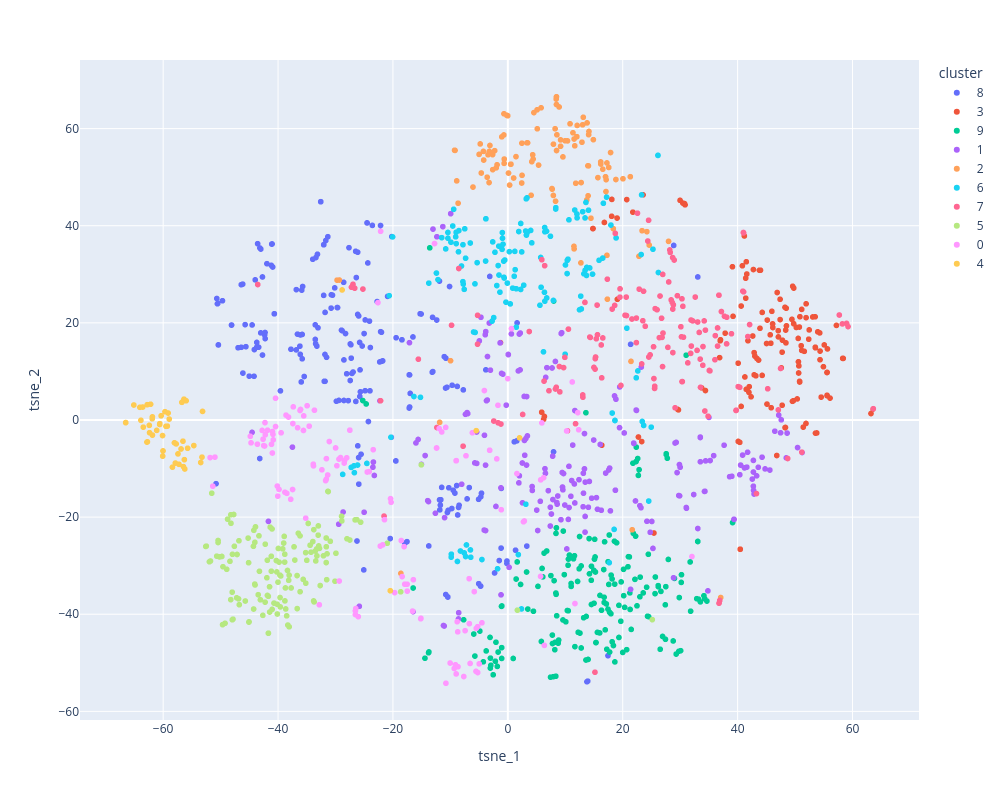

The notebook cell this image was saved under:
### Markdown cell above
Visualizamos

### Code cell
import plotly.express as px

px.scatter(
    df, 
    x="tsne_1", 
    y="tsne_2", 
    color="cluster",
    hover_data={
        "title": True,
        "tsne_1": False, 
        "tsne_2": False, 
        "max_salary": False,
    },
    width=1000, 
    height=800
)

### Figure 1 — Plotly figure (JSON) as saved in the notebook; plotly's stock layout.template omitted (floating-point values rounded to 4 significant figures; data arrays with more than 128 entries replaced by an {"elided": "..."} marker saying what was removed)
{"data": [{"customdata": {"elided": "211x2 mixed values"}, "hovertemplate": "cluster=8<br>title=%{customdata[0]}<extra></extra>", "legendgroup": "8", "marker": {"color": "#636efa", "symbol": "circle"}, "mode": "markers", "name": "8", "showlegend": true, "type": "scattergl", "x": {"elided": "211 float values"}, "xaxis": "x", "y": {"elided": "211 float values"}, "yaxis": "y"}, {"customdata": {"elided": "140x2 mixed values"}, "hovertemplate": "cluster=3<br>title=%{customdata[0]}<extra></extra>", "legendgroup": "3", "marker": {"color": "#EF553B", "symbol": "circle"}, "mode": "markers", "name": "3", "showlegend": true, "type": "scattergl", "x": {"elided": "140 float values"}, "xaxis": "x", "y": {"elided": "140 float values"}, "yaxis": "y"}, {"customdata": {"elided": "187x2 mixed values"}, "hovertemplate": "cluster=9<br>title=%{customdata[0]}<extra></extra>", "legendgroup": "9", "marker": {"color": "#00cc96", "symbol": "circle"}, "mode": "markers", "name": "9", "showlegend": true, "type": "scattergl", "x": {"elided": "187 float values"}, "xaxis": "x", "y": {"elided": "187 float values"}, "yaxis": "y"}, {"customdata": {"elided": "208x2 mixed values"}, "hovertemplate": "cluster=1<br>title=%{customdata[0]}<extra></extra>", "legendgroup": "1", "marker": {"color": "#ab63fa", "symbol": "circle"}, "mode": "markers", "name": "1", "showlegend": true, "type": "scattergl", "x": {"elided": "208 float values"}, "xaxis": "x", "y": {"elided": "208 float values"}, "yaxis": "y"}, {"customdata": {"elided": "116x2 mixed values"}, "hovertemplate": "cluster=2<br>title=%{customdata[0]}<extra></extra>", "legendgroup": "2", "marker": {"color": "#FFA15A", "symbol": "circle"}, "mode": "markers", "name": "2", "showlegend": true, "type": "scattergl", "x": [16.53, -0.01415, -3.215, 4.054, 14.07, 12.07, 17.11, 12.02, 2.416, -4.806, -0.6257, -4.254, 12.91, 4.168, 21.65, 4.404, 7.68, 11.51, 13.02, 17.25, 7.939, -3.271, 14.03, 5.349, 11.34, 21.32, 22.83, -9.276, 8.229, 13.13, 5.787, 9.594, -29.34, 12.76, 12.72, 13.94, 13.75, 14.89, 11.82, 3.44, -4.624, 2.47, 5.089, 11.53, 13.79, 20.04, 2.445, -18.62, 4.54, 9.177, 17.25, 21.44, 37.05, 7.724, -9.978, -9.193, 11.53, -1.053, 9.184, -0.6488, -2.632, -0.1958, -2.029, -2.29, -29.73, 16.18, 9.978, -3.598, -1.877, 8.466, 8.926, 10.83, 27.97, 16.16, 1.422, 8.478, 14.46, 24.2, 0.5449, 8.301, -5.002, 8.543, -3.448, 5.127, 15.68, 17.88, -11.87, 3.347, 18.36, 13.97, -0.6894, 17.33, 0.1174, -0.6729, 0.303, 14.13, 24.6, 8.466, 17.08, -8.899, 1.005, 10.38, 0.493, 17.0, 11.65, -4.204, 7.926, -8.659, 17.56, -3.117, -6.065, -2.656, 4.326, 23.37, 8.409, 18.81], "xaxis": "x", "y": [51.63, 62.65, 55.29, 46.27, 58.75, 60.65, 49.49, 58.33, 48.8, 56.84, 53.73, 55.3, 57.19, 53.19, -22.61, 53.72, 47.66, 35.75, 60.78, 33.91, 56.79, 48.89, 52.32, 52.48, 59.14, 50.09, 33.71, 55.54, 59.97, 62.33, 64.28, 54.17, 28.82, 48.89, 32.35, 52.35, 45.33, 57.72, 48.75, 57.07, 50.86, 50.38, 63.86, 57.86, 61.17, 49.66, 57.0, -31.59, 63.3, 56.36, 52.93, 12.07, -36.56, 47.53, 12.2, 55.51, 35.23, 58.3, 57.68, 52.84, 51.54, 62.74, 51.92, 55.46, 28.8, 52.71, 57.5, 50.0, 52.55, 64.96, 64.45, 60.99, 36.78, 53.13, 54.23, 55.49, 41.55, 38.78, 52.67, 45.04, 54.69, 58.72, 54.61, 59.96, 49.91, 55.07, -0.4837, 57.07, 39.38, 46.16, 58.69, 24.88, 50.84, 63.05, 48.38, 59.41, 36.03, 66.56, 47.03, 49.24, 49.83, 57.46, 52.65, 50.09, 56.46, 53.52, 46.24, 44.64, 52.0, 56.53, 47.96, 54.64, 54.61, 38.97, 66.09, 49.52], "yaxis": "y"}, {"customdata": {"elided": "154x2 mixed values"}, "hovertemplate": "cluster=6<br>title=%{customdata[0]}<extra></extra>", "legendgroup": "6", "marker": {"color": "#19d3f3", "symbol": "circle"}, "mode": "markers", "name": "6", "showlegend": true, "type": "scattergl", "x": {"elided": "154 float values"}, "xaxis": "x", "y": {"elided": "154 float values"}, "yaxis": "y"}, {"customdata": {"elided": "157x2 mixed values"}, "hovertemplate": "cluster=7<br>title=%{customdata[0]}<extra></extra>", "legendgroup": "7", "marker": {"color": "#FF6692", "symbol": "circle"}, "mode": "markers", "name": "7", "showlegend": true, "type": "scattergl", "x": {"elided": "157 float values"}, "xaxis": "x", "y": {"elided": "157 float values"}, "yaxis": "y"}, {"customdata": {"elided": "139x2 mixed values"}, "hovertemplate": "cluster=5<br>title=%{customdata[0]}<extra></extra>", "legendgroup": "5", "marker": {"color": "#B6E880", "symbol": "circle"}, "mode": "markers", "name": "5", "showlegend": true, "type": "scattergl", "x": {"elided": "139 float values"}, "xaxis": "x", "y": {"elided": "139 float values"}, "yaxis": "y"}, {"customdata": {"elided": "137x2 mixed values"}, "hovertemplate": "cluster=0<br>title=%{customdata[0]}<extra></extra>", "legendgroup": "0", "marker": {"color": "#FF97FF", "symbol": "circle"}, "mode": "markers", "name": "0", "showlegend": true, "type": "scattergl", "x": {"elided": "137 float values"}, "xaxis": "x", "y": {"elided": "137 float values"}, "yaxis": "y"}, {"customdata": [["Municipal Attorney - Lateral", 180000], ["Criminal Defense Attorney", 110000], ["Associate Attorney", 150000], ["Associate Attorney", 180000], ["Paralegal - PIP", 70000], ["Legal Analyst (Mid-Level) P&C Insurance", 141830], ["Paralegal", 69000], ["Legal IP Assistant", 95000], ["Legal Operations Lead", 200000], ["VP, Legal", 250000], ["Family Law Attorney", 250000], ["Family Law Attorney", 110000], ["Senior Associate Attorney", 215000], ["Assistant General Counsel", 195000], ["Intellectual Property / Patent Partner (Litigation)", 600000], ["Labor & Employment Associate Attorney", 180000], ["Senior Paralegal", 90000], ["Associate Attorney", 125000], ["Scientific Advisor/Patent Agent - 1933693", 205000], ["Litigation Paralegal", 85000], ["Senior Paralegal, Litigation", 257000], ["Bilingual Staff Attorney, Farmworker Program", 105200], ["Corporate Paralegal - Technology", 85000], ["Sr E-Billing Specialist", 100000], ["Paralegal", 75000], ["Conflicts Attorney", 184000], ["Energy Litigation Associate (246214)", 265000], ["Labor & Employment Attornery - Associates, Sr. Counsel, or Partner (REMOTE), AM 100", 250000], ["Associate Attorney", 135000], ["Litigation Attorney", 180000], ["COMMERCIAL LITIGATION ASSOCIATE (FLEXIBLE HYBRID ARRANGEMENT)", 150000], ["Senior Immigration Attorney", 160000], ["2nd to 5th Year Business Litigation Associate Attorney (Remote)", 165000], ["Head of Legal/General Counsel", 215000], ["Senior Counsel, Cybersecurity", 264000], ["Senior Litigation Associate", 240000], ["Talent Partner", 70000], ["Intellectual Property Attorney", 200000], ["Litigation Attorney", 220000], ["Entry Level Litigation Attorney", 100000], ["Litigation Associate", 150000], ["Paralegal", 120000], ["Staff Attorney, Eviction Defense – Douglas County Office", 105200], ["Senior Attorney / Assistant Attorney 1,2, and 3 Traineeships/ NY HELPS", 117875], ["Legal Secretary", 100000], ["Legal Resident", 85000], ["Patent Prosecution Paralegal", 105000], ["Associate Attorney - Insurance Defense", 145000], ["Trust and Estates Paralegal-1920015", 100000], ["Workers' Compensation Attorney", 220000], ["Junior Litigation Associate ", 260000]], "hovertemplate": "cluster=4<br>title=%{customdata[0]}<extra></extra>", "legendgroup": "4", "marker": {"color": "#FECB52", "symbol": "circle"}, "mode": "markers", "name": "4", "showlegend": true, "type": "scattergl", "x": [-63.88, -63.56, -59.68, -60.59, -58.38, 2.039, -56.31, -55.74, -53.15, -56.0, -62.77, -62.18, -60.35, -56.75, -57.74, -59.27, -57.88, -61.9, -56.55, -60.02, -60.08, -66.52, -57.42, -53.46, -57.24, -53.24, -60.11, -59.5, -62.41, -63.46, -62.37, -59.14, -61.13, -56.38, -5.497, -62.74, -20.47, -58.04, -62.83, -64.05, -60.61, -56.23, -66.52, -28.85, -54.66, -65.1, -56.89, -61.87, -56.46, -58.94, -61.86], "xaxis": "x", "y": [-0.06454, 2.668, 1.704, -0.7589, -9.712, -3.683, -8.163, -5.822, 1.763, 3.958, 3.154, 3.237, 0.8598, 3.633, -4.924, -1.265, -8.871, 0.2451, -4.368, -6.365, -7.449, -0.5512, -6.987, -8.759, -9.134, -7.647, -3.209, -1.309, -1.104, -1.478, -2.615, 1.429, -2.14, 4.285, -2.201, -4.5, -35.16, -4.694, -4.555, 2.611, -0.9237, -10.09, -0.5318, 26.77, -5.27, 3.085, -5.972, 0.6412, -9.606, 0.1813, -3.119], "yaxis": "y"}], "layout": {"height": 800, "legend": {"title": {"text": "cluster"}, "tracegroupgap": 0}, "margin": {"t": 60}, "width": 1000, "xaxis": {"anchor": "y", "domain": [0, 1], "title": {"text": "tsne_1"}}, "yaxis": {"anchor": "x", "domain": [0, 1], "title": {"text": "tsne_2"}}}}
